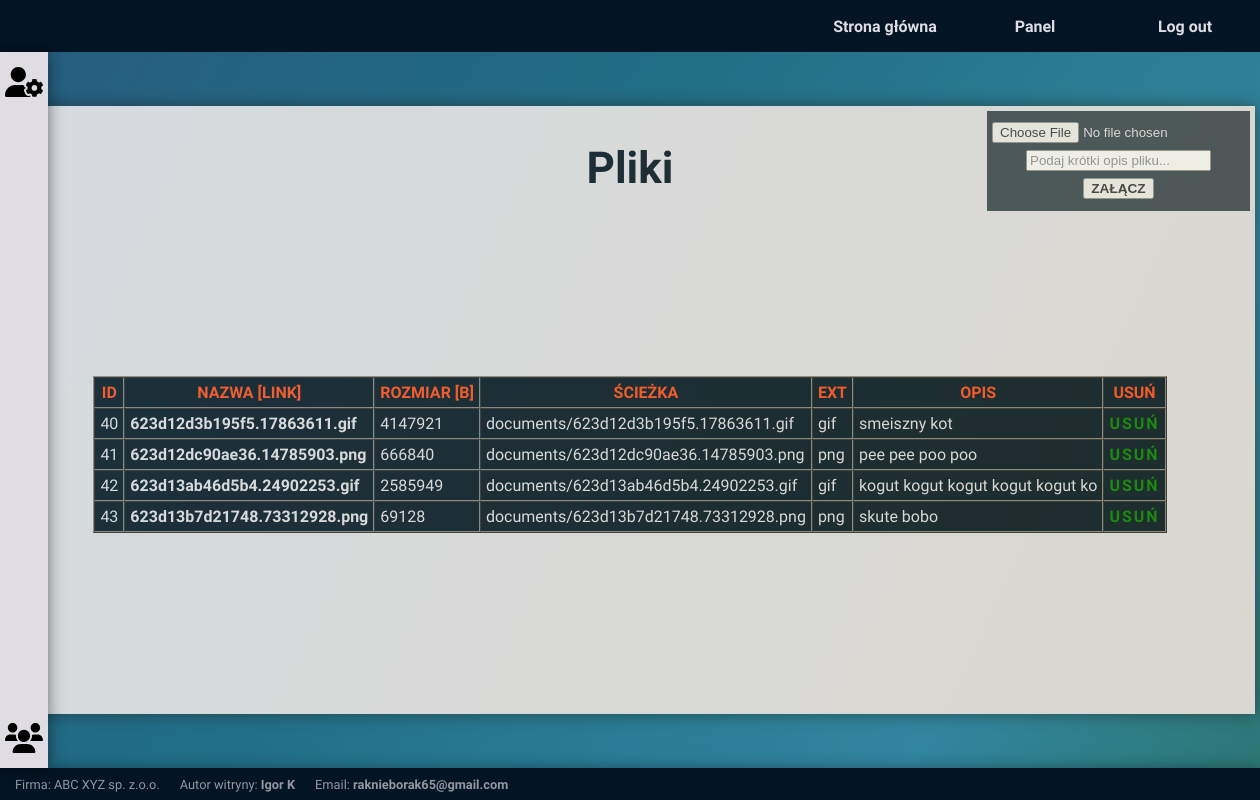
The app's page /phpproject/panel.php (signed in) with its own data.
### tables this page shows
CREATE TABLE `filesinfo` (
  `filesId` int(11) NOT NULL,
  `filesName` varchar(128) NOT NULL,
  `filesSize` int(11) NOT NULL,
  `filesDest` varchar(128) NOT NULL,
  `filesExt` varchar(128) NOT NULL,
  `filesDesc` varchar(128) NOT NULL
);

### phpproject/panel.php (the view, shortened to what this page needs)
<?php
    include_once 'header.php';
    ?>
    <?php
        if($_SESSION["loggedin"] !== true) {
            header("location: login.php");
            exit();
        }
        else
        if($_SESSION["useruid"] === 'admin') {
            include_once 'adminpanel.php';
        }
    ?>
        <section class="main-content document-content">
            <div class="main-content file-rep">
            <h2>Pliki</h2>
                    <div class="itemsList-container">
                        <div class="itemsList-ul nav-ul">
                            <table class="files-table" border="1px solid #333" cellspacing="0">
                                <tr>
                                    <th>ID</th>
                                    <th>NAZWA [LINK]</th>
                                    <th>ROZMIAR [B]</th>
                                    <th>ŚCIEŻKA</th>
                                    <th>EXT</th>
                                    <th>OPIS</th">
                                    <?php
                                        if($_SESSION["useruid"] === 'admin') {
                                            echo "<th>USUŃ</th>";
                                        }
                                    ?>
                                </tr>
                            <?php
                                include_once 'includes/dbh.inc.php';
                                $sql = "SELECT * FROM filesinfo;";
                                $result = mysqli_query($conn, $sql);
                                $num = mysqli_num_rows($result);
                                    if($num > 0) {
                                        while($row = mysqli_fetch_assoc($result)) {
                                            echo "
                                                <tr>
                                                    <td>" . $row['filesId'] . "</td>
                                                    <td>" . "<a href='" . $row['filesDest'] . "' download>" . $row['filesName'] . "</a>" . "</td>
                                                    <td>" . $row['filesSize'] . "</td>
                                                    <td>" . $row['filesDest'] . "</td>
                                                    <td>" . $row['filesExt'] . "</td>
                                                    <td>" . $row['filesDesc'] . "</td>
                                            ";
                                            if($_SESSION["useruid"] === 'admin') {
                                                echo "<td>" . "<a href='panel.php?filesId=" . $row['filesId'] . "&filesDest=" . $row['filesDest'] . "'  class=\"file-del\">" . "USUŃ" . "</a>" . "</td>";
                                            }
                                            echo "</tr>";
                                        }
                                    }
                            ?>
                            </table>
                        </div>
            </div>
            <form action="includes/upload.inc.php" method="POST" enctype="multipart/form-data" class="form-file-input">
                <input type="file" name="file">
                <input type="text" name="description" placeholder="Podaj krótki opis pliku..." maxlength="32">
                <button type="submit" name="submit">ZAŁĄCZ</button>
            </form>
        </section>
<?php
    include_once 'footer.php';
    ?>

### phpproject/header.php (shortened to what this page needs)
<!DOCTYPE html>
<html lang="pl, en">
<head>
    <link rel="stylesheet" href="css/styles.css">
</head>
<body>
    <nav class="navbar">
        <ul class="nav-ul">
            <li class="nav-li">
                <a href="index.php" class="nav-link">
                    <span>Strona główna</span>
                </a>
            </li>
            <?php
                if(isset($_SESSION["useruid"])) {
                    echo "<li class=\"nav-li\"><a href='panel.php' class=\"nav-link\"><span>Panel</span></a></li>";
                    echo "<li class=\"nav-li\"><a href='includes/logout.inc.php' class=\"nav-link\"><span>Log out</span></a></li>";
                }
                else {
                    echo "<li class=\"nav-li\"><a href='login.php' class=\"nav-link\"><span>Login</span></a></li>";
                }
            ?>
        </ul>
    </nav>

### phpproject/adminpanel.php (shortened to what this page needs)
<nav class="navbar-left">
        <div class="navL-itemBox">
        </div>
        <div class="navL-itemBox" id="usersPanel">
        </div>
    </nav>

### phpproject/footer.php
<footer>
        <p>Firma: ABC XYZ sp. z.o.o.</p>
        <p>Autor witryny: <b>Igor K</b></p>
        <p>Email: <a href="mailto:raknieborak65@gmail.com">raknieborak65@gmail.com</a></p>
    </footer>
</body>
</html>

### phpproject/css/styles.css (style rules this page uses)
:root { font-family: 'Sanchez', serif; font-size: var(--rem-val); color: var(--color-four); --rem-val: 16px; --navbar-height: 3.25rem; --footer-height: 2rem; --navL-width: 3rem; --color-one: #4ABDAC; --color-two: #FC4A1A; --color-three: #F7B733; --color-four: #DFDCE3; --color-five: #031424; }
html { height: calc(100% - var(--navbar-height) - var(--footer-height)); margin-top: var(--navbar-height); }
body { margin: 0; padding: 0; height: 100%; background-color: var(--color-one); }
body::before { content: ''; position: fixed; top: 0; left: 0; height: 100%; width: 100%; z-index: -1; background-image: linear-gradient( 115deg, #DFDCE3aa, #F7B733aa), url(https://images.wagwalkingweb.com/media/articles/care/hair-follicle-diseases-and-disorders/hair-follicle-diseases-and-disorders.jpg); background-size: cover; background-repeat: no-repeat; background-position: center; }
*, *::before, *::after { box-sizing: border-box; }
.navbar { position: fixed; top: 0; left: 0; width: 100%; height: var(--navbar-height); background-color: var(--color-five); }
.nav-ul { display: flex; flex-direction: row; justify-content: flex-end; width: 100%; height: 100%; margin: 0; padding: 0; list-style-type: none; }
.nav-li { width: 150px; }
.nav-link { display: flex; justify-content: center; align-items: center; height: 100%; width: 100%; }
a { font-weight: bold; text-decoration: none; color: var(--color-four); }
.main-content { display: flex; flex-direction: column; align-items: center; width: 100%; height: 100%; }
.document-content { background: rgb(14,73,112); background: linear-gradient(125deg, rgba(14,73,112,1) 0%, rgba(8,94,129,1) 39%, rgb(26, 124, 167) 80%, rgb(20, 107, 122) 100%); opacity: .85; }
.navbar-left { position: fixed; left: 0; display: flex; flex-direction: column; align-items: center; justify-content: flex-start; width: var(--navL-width); height: calc(100% - calc(var(--navbar-height) + var(--footer-height))); background-color: var(--color-four); box-shadow: 0 0 1em rgba(0, 0, 0, .5); z-index: 1; }
.navL-itemBox { display: flex; flex-direction: column; align-items: center; justify-content: center; width: 100%; }
.navL-svg { margin: 15px 5px 15px 5px; }
.navL-itemBox:last-of-type { position: absolute; bottom: 0; }
.users-list > h2, .file-rep > h2 { margin-bottom: 0; font-size: 3.5rem; color: var(--color-five); }
.itemsList-container { margin: 40px 0; height: 100%; }
.itemsList-ul { flex-direction: column; justify-content: space-evenly; }
.file-rep { position: relative; top: 0; margin: auto; width: 1250px; height: 85%; box-shadow: 0 0 1em rgba(0, 0, 0, .5); background-color: var(--color-four); }
.file-rep > h2 { font-size: 2.75rem; }
.form-file-input { display: flex; flex-direction: column; align-items: center; justify-content: space-evenly; position: absolute; top: 0; right: 0; margin: 5px; padding: 5px; height: 100px; background-color: var(--color-five); opacity: .75; }
.form-file-input > button[type="submit"] { font-size: .85rem; font-weight: bold; }
.files-table { background-color: #031424; }
.files-table th { color: var(--color-two); }
.files-table th, td { padding: 5px; }
.file-del { font-weight: bold; letter-spacing: 2px; color: green; }
footer { display: flex; align-items: center; position: fixed; bottom: 0; left: 0; width: 100%; height: var(--footer-height); box-shadow: 0 0 1em rgba(0, 0, 0, 0.35); background-color: var(--color-five); }
footer > p { font-size: 0.8rem; opacity: 0.65; padding-left: 15px; padding-right: 5px; }

### records on screen
filesinfo: filesId "40", filesName "623d12d3b195f5.17863611.gif", filesSize "4147921", filesDest "documents/623d12d3b195f5.17863611.gif", filesExt "gif", filesDesc "smeiszny kot"
filesinfo: filesId "41", filesName "623d12dc90ae36.14785903.png", filesSize "666840", filesDest "documents/623d12dc90ae36.14785903.png", filesExt "png", filesDesc "pee pee poo poo"
filesinfo: filesId "42", filesName "623d13ab46d5b4.24902253.gif", filesSize "2585949", filesDest "documents/623d13ab46d5b4.24902253.gif", filesExt "gif", filesDesc "kogut kogut kogut kogut kogut ko"
filesinfo: filesId "43", filesName "623d13b7d21748.73312928.png", filesSize "69128", filesDest "documents/623d13b7d21748.73312928.png", filesExt "png", filesDesc "skute bobo"
